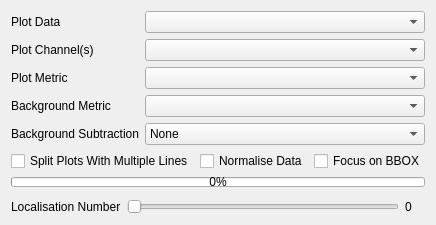
         <widget class="QWidget" name="view_tab_2">
          <attribute name="title">
           <string>View Traces</string>
          </attribute>
          <layout class="QVBoxLayout" name="verticalLayout_10">
           <item>
            <layout class="QFormLayout" name="formLayout_12">
             <item row="0" column="0">
              <widget class="QLabel" name="label_40">
               <property name="text">
                <string>Plot Data</string>
               </property>
              </widget>
             </item>
             <item row="0" column="1">
              <widget class="QComboBox" name="plot_data">
               <property name="sizePolicy">
                <sizepolicy hsizetype="MinimumExpanding" vsizetype="Fixed">
                 <horstretch>0</horstretch>
                 <verstretch>0</verstretch>
                </sizepolicy>
               </property>
              </widget>
             </item>
             <item row="1" column="0">
              <widget class="QLabel" name="label_62">
               <property name="text">
                <string>Plot Channel(s)</string>
               </property>
              </widget>
             </item>
             <item row="1" column="1">
              <widget class="QComboBox" name="plot_channel">
               <property name="sizePolicy">
                <sizepolicy hsizetype="MinimumExpanding" vsizetype="Fixed">
                 <horstretch>0</horstretch>
                 <verstretch>0</verstretch>
                </sizepolicy>
               </property>
              </widget>
             </item>
             <item row="2" column="0">
              <widget class="QLabel" name="label_41">
               <property name="text">
                <string>Plot Metric</string>
               </property>
              </widget>
             </item>
             <item row="2" column="1">
              <widget class="QComboBox" name="plot_metric"/>
             </item>
             <item row="4" column="0">
              <widget class="QLabel" name="label_58">
               <property name="text">
                <string>Background Subtraction</string>
               </property>
              </widget>
             </item>
             <item row="4" column="1">
              <widget class="QComboBox" name="plot_background_mode">
               <item>
                <property name="text">
                 <string>None</string>
                </property>
               </item>
               <item>
                <property name="text">
                 <string>Mask (Local Background)</string>
                </property>
               </item>
               <item>
                <property name="text">
                 <string>Mask (Global Background)</string>
                </property>
               </item>
              </widget>
             </item>
             <item row="3" column="0">
              <widget class="QLabel" name="label_97">
               <property name="text">
                <string>Background Metric</string>
               </property>
              </widget>
             </item>
             <item row="3" column="1">
              <widget class="QComboBox" name="background_metric"/>
             </item>
            </layout>
           </item>
           <item>
            <layout class="QGridLayout" name="gridLayout_18">
             <item row="0" column="0">
              <widget class="QCheckBox" name="split_plots">
               <property name="text">
                <string>Split Plots With Multiple Lines</string>
               </property>
              </widget>
             </item>
             <item row="0" column="1">
              <widget class="QCheckBox" name="normalise_plots">
               <property name="text">
                <string>Normalise Data</string>
               </property>
              </widget>
             </item>
             <item row="0" column="2">
              <widget class="QCheckBox" name="focus_on_bbox">
               <property name="text">
                <string>Focus on BBOX</string>
               </property>
              </widget>
             </item>
            </layout>
           </item>
           <item>
            <widget class="QProgressBar" name="plot_compute_progress">
             <property name="sizePolicy">
              <sizepolicy hsizetype="Preferred" vsizetype="Fixed">
               <horstretch>0</horstretch>
               <verstretch>0</verstretch>
              </sizepolicy>
             </property>
             <property name="maximumSize">
              <size>
               <width>16777215</width>
               <height>10</height>
              </size>
             </property>
             <property name="value">
              <number>0</number>
             </property>
            </widget>
           </item>
           <item>
            <widget class="QWidget" name="graph_container" native="true">
             <property name="sizePolicy">
              <sizepolicy hsizetype="MinimumExpanding" vsizetype="MinimumExpanding">
               <horstretch>0</horstretch>
               <verstretch>0</verstretch>
              </sizepolicy>
             </property>
             <property name="minimumSize">
              <size>
               <width>50</width>
               <height>0</height>
              </size>
             </property>
             <property name="toolTipDuration">
              <number>0</number>
             </property>
            </widget>
           </item>
           <item>
            <layout class="QGridLayout" name="gridLayout_5">
             <item row="0" column="0">
              <widget class="QLabel" name="label_43">
               <property name="text">
                <string>Localisation Number</string>
               </property>
              </widget>
             </item>
             <item row="0" column="1">
              <widget class="QSlider" name="plot_localisation_number">
               <property name="orientation">
                <enum>Qt::Horizontal</enum>
               </property>
              </widget>
             </item>
             <item row="0" column="2">
              <widget class="QLabel" name="plot_localisation_number_label">
               <property name="sizePolicy">
                <sizepolicy hsizetype="Minimum" vsizetype="Preferred">
                 <horstretch>0</horstretch>
                 <verstretch>0</verstretch>
                </sizepolicy>
               </property>
               <property name="minimumSize">
                <size>
                 <width>20</width>
                 <height>0</height>
                </size>
               </property>
               <property name="text">
                <string>0</string>
               </property>
              </widget>
             </item>
            </layout>
           </item>
           <item>
            <layout class="QGridLayout" name="traces_channel_selection_layout"/>
           </item>
          </layout>
         </widget>
